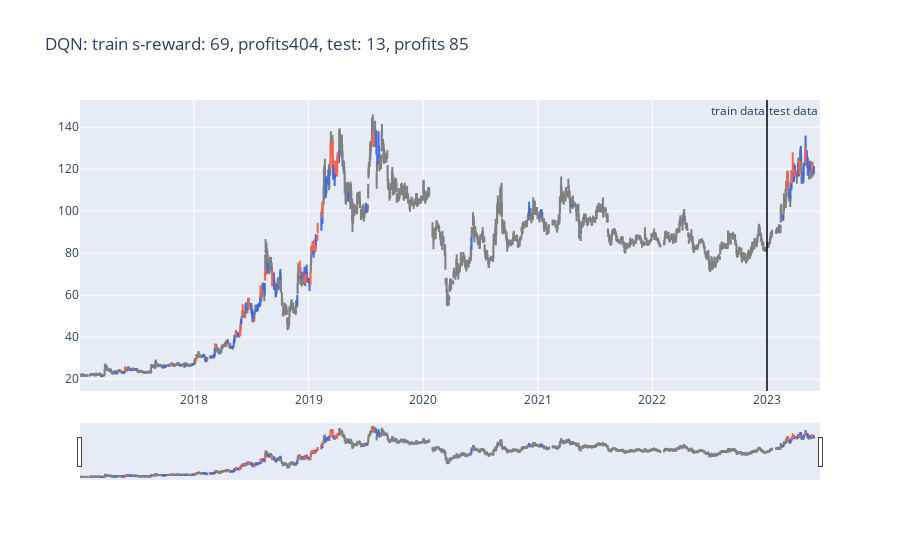

Write notebook code for a chart like this one.
### Code cell
def plot_train_test_by_q(train_env, test_env, Q, algorithm_name):

    # train
    pobs = train_env.reset()   
    train_acts = []
    train_rewards = []

    for _ in range(len(train_env.data)-1):
        pact = Q(np.array(pobs, dtype =  np.float32).reshape(1, -1))
        pact = np.argmax(pact.data)
        train_acts.append(pact)

        obs, reward, done = train_env.step(pact)
        train_rewards.append(reward)

        pobs = obs


    train_profits = train_env.profits

    # test
    pobs = test_env.reset()
    test_acts = []
    test_rewards = []

    for _ in range(len(test_env.data) - 1):

        pact = Q(np.array(pobs, dtype =  np.float32).reshape(1, -1))
        pact = np.argmax(pact.data)
        test_acts.append(pact)

        obs, reward, done = test_env.step(pact)
        test_rewards.append(reward)

        pobs = obs


    test_profits = test_env.profits

    #plot
    train_copy = train_env.data.copy()
    test_copy = test_env.data.copy()
    train_copy['act'] = train_acts + [np.nan]
    train_copy['reward'] = train_rewards + [np.nan]
    test_copy['act'] = test_acts + [np.nan]
    test_copy['reward'] = test_rewards + [np.nan]
    train0 = train_copy[train_copy['act'] == 0 ]
    train1 = train_copy[train_copy['act'] == 1 ]
    train2 = train_copy[train_copy['act'] == 2 ]

    test0 = test_copy[test_copy['act'] == 0 ]
    test1 = test_copy[test_copy['act'] == 1 ]
    test2 = test_copy[test_copy['act'] == 2 ]

    act_color0, act_color1, act_color2 = 'grey', 'royalblue', 'tomato'


    data = [
        Candlestick(x = train0.index, open = train0['open'], high = train0['max'], low = train0['min'], close = train0['close'], increasing = dict(line = dict(color = act_color0)), decreasing = dict(line = dict(color = act_color0))),
        Candlestick(x = train1.index, open = train1['open'], high = train1['max'], low = train1['min'], close = train1['close'], increasing = dict(line = dict(color = act_color1)), decreasing = dict(line = dict(color = act_color1))),
        Candlestick(x = train2.index, open = train2['open'], high = train2['max'], low = train2['min'], close = train2['close'], increasing = dict(line = dict(color = act_color2)), decreasing = dict(line = dict(color = act_color2))),
        Candlestick(x = test0.index, open = test0['open'], high = test0['max'], low = test0['min'], close = test0['close'], increasing = dict(line = dict(color = act_color0)), decreasing = dict(line = dict(color = act_color0))),
        Candlestick(x = test1.index, open = test1['open'], high = test1['max'], low = test1['min'], close = test1['close'], increasing = dict(line = dict(color = act_color1)), decreasing = dict(line = dict(color = act_color1))),
        Candlestick(x = test2.index, open = test2['open'], high = test2['max'], low = test2['min'], close = test2['close'], increasing = dict(line = dict(color = act_color2)), decreasing = dict(line = dict(color = act_color2))),
    
    ]
    title = '{}: train s-reward: {}, profits{}, test: {}, profits {}'.format(
        algorithm_name,
        int(sum(train_rewards)),
        int(train_profits),
        int(sum(test_rewards)),
        int(test_profits)
    )
    layout = {
        'title': title,
        'showlegend': False,
        'shapes': [
            {'x0': date_split, 'x1': date_split, 'y0': 0, 'y1': 1, 'xref': 'x', 'yref': 'paper', 'line': {'color': 'rgb(0, 0, 0)', 'width': 1}},

        ],
        'annotations': [
            {'x': date_split, 'y': 1.0, 'xref': 'x', 'yref': 'paper', 'showarrow': False, 'xanchor': 'left', 'text': 'test data'},
            {'x': date_split, 'y': 1.0, 'xref': 'x', 'yref': 'paper', 'showarrow': False, 'xanchor': 'right', 'text': 'train data'},
        ]
    }
    figure = Figure(data = data, layout = layout)
    iplot(figure, image_width = 50, image_height = 50)

plot_train_test_by_q(Environment1(train), Environment1(test), Q, 'DQN')
